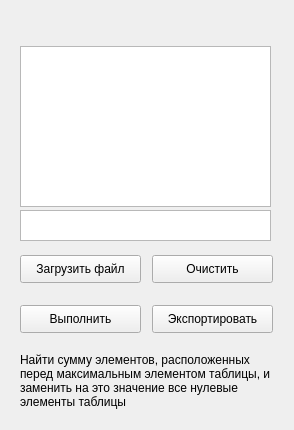
<?xml version="1.0" encoding="UTF-8"?>
<ui version="4.0">
 <class>Form</class>
 <widget class="QWidget" name="Form">
  <property name="geometry">
   <rect>
    <x>0</x>
    <y>0</y>
    <width>294</width>
    <height>430</height>
   </rect>
  </property>
  <property name="windowTitle">
   <string>Form</string>
  </property>
  <widget class="QPushButton" name="pushButton_load">
   <property name="geometry">
    <rect>
     <x>20</x>
     <y>255</y>
     <width>121</width>
     <height>28</height>
    </rect>
   </property>
   <property name="text">
    <string>Загрузить файл</string>
   </property>
  </widget>
  <widget class="QPushButton" name="pushButton_clean">
   <property name="geometry">
    <rect>
     <x>152</x>
     <y>255</y>
     <width>121</width>
     <height>28</height>
    </rect>
   </property>
   <property name="text">
    <string>Очистить</string>
   </property>
  </widget>
  <widget class="QPushButton" name="pushButton_export">
   <property name="geometry">
    <rect>
     <x>152</x>
     <y>305</y>
     <width>121</width>
     <height>28</height>
    </rect>
   </property>
   <property name="text">
    <string>Экспортировать</string>
   </property>
  </widget>
  <widget class="QPushButton" name="pushButton_run">
   <property name="geometry">
    <rect>
     <x>20</x>
     <y>305</y>
     <width>121</width>
     <height>28</height>
    </rect>
   </property>
   <property name="text">
    <string>Выполнить</string>
   </property>
  </widget>
  <widget class="QLabel" name="label">
   <property name="geometry">
    <rect>
     <x>20</x>
     <y>345</y>
     <width>251</width>
     <height>71</height>
    </rect>
   </property>
   <property name="text">
    <string>Найти сумму элементов, расположенных перед максимальным элементом таблицы, и заменить на это значение все нулевые элементы таблицы</string>
   </property>
   <property name="wordWrap">
    <bool>true</bool>
   </property>
  </widget>
  <widget class="QLabel" name="label_error">
   <property name="geometry">
    <rect>
     <x>20</x>
     <y>10</y>
     <width>261</width>
     <height>21</height>
    </rect>
   </property>
   <property name="text">
    <string/>
   </property>
  </widget>
  <widget class="QTextEdit" name="textEdit_array">
   <property name="geometry">
    <rect>
     <x>20</x>
     <y>46</y>
     <width>251</width>
     <height>161</height>
    </rect>
   </property>
  </widget>
  <widget class="QTextEdit" name="textEdit_file">
   <property name="geometry">
    <rect>
     <x>20</x>
     <y>210</y>
     <width>251</width>
     <height>31</height>
    </rect>
   </property>
  </widget>
 </widget>
 <resources/>
 <connections/>
</ui>
